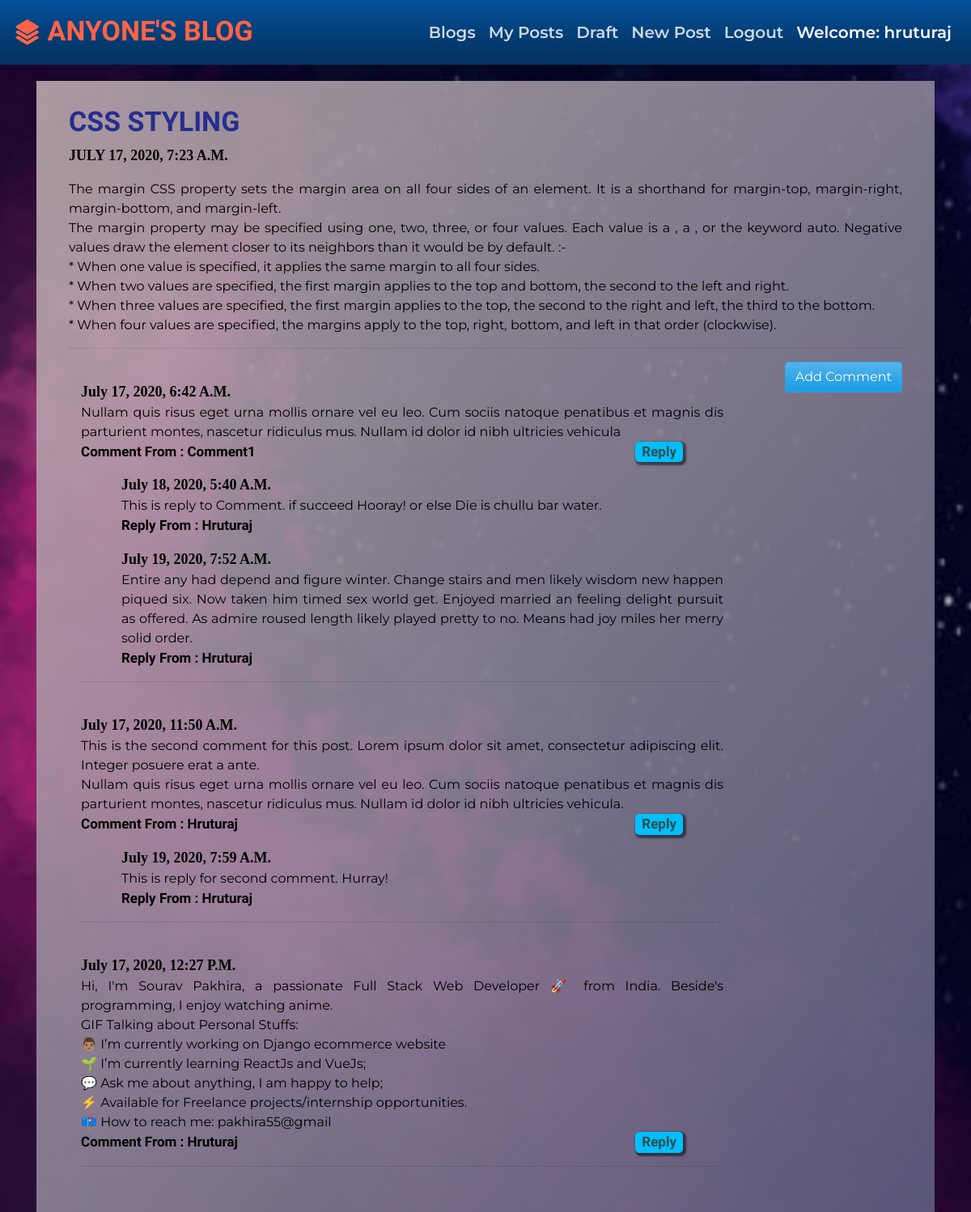
The app's page /blog/postDetail/6 (signed in) with its own data.
### blog/models.py (models this page shows, shortened)
class Post(models.Model):
    user = models.ForeignKey(User, related_name='posts', on_delete=models.CASCADE)
    title = models.CharField(max_length=200)
    message = models.TextField()
    message_html = models.TextField(editable=False)
    image = models.ImageField(upload_to='blog_images', blank=True)
    create_date = models.DateTimeField(default=timezone.now)
    published_date = models.DateTimeField(blank=True, null=True)

class Comment(models.Model):
    post = models.ForeignKey('Post', related_name='comments', on_delete=models.CASCADE)
    author = models.CharField(max_length=200)
    message = models.TextField()
    message_html = models.TextField(editable=False)
    create_date = models.DateTimeField(default=timezone.now)
    approved_comments = models.BooleanField(default=False)

class Reply(models.Model):
    comment = models.ForeignKey('Comment', related_name='replies', on_delete=models.CASCADE)
    author = models.CharField(max_length=200)
    message = models.TextField()
    create_date = models.DateTimeField(default=timezone.now)

### blog/views.py (the view)
# urls.py: path('postDetail/<int:pk>', views.postDetail, name='postDetail'),
def postDetail(request, pk):
    post = get_object_or_404(Post, pk=pk)
    return render(request, 'blog/postDetail.html', {'post':post})

### blog/templates/blog/postDetail.html (shortened to what this page needs)
{% extends 'base.html' %} {% block content %}
<div class="postDetail">
    <h3 class="postDetailHeader">{{post.title|title}}</h3>
    {% if post.published_date %}
    <div class="postDetailDate">
        <p>{{post.published_date}}</p>
    </div>
    {% else %}
    <a href="{% url 'blog:postPublish' pk=post.pk %}" class="btn btn-success postDetailPublish">Publish</a> <br> {% endif %}
    <p class="postDetailMessage">
        {{ post.message|safe|linebreaksbr }}
    </p>
    <hr> {% if user.username != post.user.username %}
    <a href="{% url 'blog:newComment' pk=post.pk %}" class="btn btn-primary float-right">Add Comment</a> {% endif %}
    <div class="container commentBlock">
        {% for comment in post.comments.all %}
        <br> {% if user.is_authenticated and comment.approved_comments or post.user.username == user.username %}
        <p class="commentDate">{{comment.create_date}} &emsp;&emsp;
        </p>
        <p class="commentMessage">{{ comment.message|safe|linebreaksbr }}</p>
        <p class="commentTitle">
            Comment From : {{ comment.author }}
            <a href="{% url 'blog:newReply' pk=comment.pk %}" class="reply--Button">Reply</a>
        </p>
        {% for reply in comment.replies.all %}
        <div class="reply--block">
            <p class="commentDate"> {{reply.create_date}}</p>
            <p class="commentMessage">{{ reply.message|safe|linebreaksbr }}</p>
            <p class="commentTitle">
                Reply From : {{ reply.author }}
            </p>
        </div>
        {% endfor %}
        <hr> {% endif %} {% empty %}
        <p class="NoComments">No Comments for this post yet!</p>
        {% endfor %}
    </div>
</div>
{% endblock %}

### templates/base.html (shortened to what this page needs)
<!DOCTYPE html>
<html lang="en">
{% load static %}
<head>
    <link rel="stylesheet" href="https://stackpath.bootstrapcdn.com/bootswatch/4.5.0/cerulean/bootstrap.min.css">
    <link rel="stylesheet" href="{% static 'css/master.css' %}">
    <link href="https://cdn.jsdelivr.net/npm/remixicon@2.5.0/fonts/remixicon.css" rel="stylesheet">
</head>
<body>
    <div class="bgImage"> </div>
    <nav class="navbar navbar-expand-lg navbar-dark bg-dark fixed-top">
        <a class="navbar-brand" href="{% url 'home' %}"> <span class="navbar-brand-logo"><i class="ri-stack-fill" style="vertical-align: middle;"></i> Anyone's Blog</span> </a>
        <div class="collapse navbar-collapse navbar-headers" id="navbarColor01">
            <ul class="navbar-nav navbar-right">
                <li class="nav-item">
                    <a class="nav-link navLinkFont navbar-text" href="{% url 'blog:postList' %}">Blogs</a>
                </li>
                {% if user.is_authenticated %}
                <li class="nav-item">
                    <a class="nav-link navLinkFont navbar-text" href="{% url 'blog:userPosts' userName=user.username %}">My Posts</a>
                </li>
                <li class="nav-item">
                    <a class="nav-link navLinkFont navbar-text" href="{% url 'blog:postDraft' %}">Draft</a>
                </li>
                <li class="nav-item ">
                    <a class="nav-link navLinkFont navbar-text" href="{% url 'blog:newPost' %}">New Post</a>
                </li>
                <li class="nav-item">
                    <a class="nav-link navLinkFont navbar-text" href="{% url 'accounts:logout' %}">Logout</a>
                </li>
                <li class="nav-item">
                    <a class="nav-link navLinkFont active navbar-text"> Welcome: {{ user.username }}</a>
                </li>
                {% endif %}
            </ul>
        </div>
    </nav>
    <div class="container mainBlockContainer">
        {% block content %}{% endblock %}
    </div>
</body>
</html>

### static/css/master.css (style rules this page uses)
body { font-family: 'Montserrat'; }
.bgImage { background-image: url('/media/bg_01.jpg'); background-origin: border-box; background-clip: border-box; background-position: left 10% bottom 30%; background-repeat: space; background-size: cover; height: 100%; width: 100%; z-index: -1; margin: 0; position: fixed; top: 0; }
nav a span.navbar-brand-logo { font-family: 'Limelight'; font-size: 34px; color: tomato; text-transform: uppercase; font-weight: bold; }
.navbar-headers { font-family: 'Montserrat'; font-size: 18px; }
.mainBlockContainer { margin-top: 100px; }
.navbar-text { font-weight: 600; font-size: 20px; }
.reply--block { display: block; margin: 15px 0 0 50px; }
.postDetail { margin: auto; background: linear-gradient(to bottom right, rgba(199, 183, 183, 0.837), rgba(99, 99, 133, 0.853)); padding: 30px 2.5rem; color: black; }
.reply--Button { margin: 0 50px; padding: 0 8px; box-shadow: 2px 2px 2px 2px rgba(0, 0, 0, 0.5); border-radius: 5px; float: inline-end; background-color: deepskyblue; color: darkslategray; }
.postDetail .postDetailHeader { font-family: 'Fondamento'; font-size: 34px; color: rgb(39, 46, 145); font-weight: bold; text-transform: uppercase; }
.postDetail .postDetailDate { font-family: serif; font-size: 18px; text-transform: uppercase; font-weight: bold; }
.postDetail .postDetailMessage { text-align: justify; }
.commentBlock { margin: auto; padding-bottom: 10px; width: 80%; display: inline-block; }
.commentBlock .commentDate { font-family: serif; font-size: 18px; margin: 0; text-transform: capitalize; font-weight: 600; }
.commentBlock .commentMessage { text-align: justify; margin: 0; }
.commentBlock .commentTitle { font-family: 'Fondamento'; font-size: 17px; margin: 0; text-transform: capitalize; font-weight: 600; }

### records on screen
Post: title "CSS STYLING", published_date "JULY 17, 2020, 7:23 A.M.", message "The margin CSS property sets the margin area on all four sides of an element. It is a shorthand for margin-top, margin-right, margin-bottom, and margin-left. The margin property may be specified using one, two, three, or four values. Each value is a , a , or the keyword auto. Negative values draw the element closer to its neighbors than it would be by default. :- * When one value is specified, it applies the same margin to all four sides. * When two values are specified, the first margin applies to the top and bottom, the second to the left and right. * When three values are specified, the first margin applies to the top, the second to the right and left, the third to the bottom. * When…"
Comment: create_date "July 17, 2020, 6:42 A.m.", message "Nullam quis risus eget urna mollis ornare vel eu leo. Cum sociis natoque penatibus et magnis dis parturient montes, nascetur ridiculus mus. Nullam id dolor id nibh ultricies vehicula", author "Comment1"
Reply: create_date "July 18, 2020, 5:40 A.m.", message "This is reply to Comment. if succeed Hooray! or else Die is chullu bar water.", author "Hruturaj"
Reply: create_date "July 19, 2020, 7:52 A.m.", message "Entire any had depend and figure winter. Change stairs and men likely wisdom new happen piqued six. Now taken him timed sex world get. Enjoyed married an feeling delight pursuit as offered. As admire roused length likely played pretty to no. Means had joy miles her merry solid order.", author "Hruturaj"
Comment: create_date "July 17, 2020, 11:50 A.m.", message "This is the second comment for this post. Lorem ipsum dolor sit amet, consectetur adipiscing elit. Integer posuere erat a ante. Nullam quis risus eget urna mollis ornare vel eu leo. Cum sociis natoque penatibus et magnis dis parturient montes, nascetur ridiculus mus. Nullam id dolor id nibh ultricies vehicula.", author "Hruturaj"
Reply: create_date "July 19, 2020, 7:59 A.m.", message "This is reply for second comment. Hurray!", author "Hruturaj"
Comment: create_date "July 17, 2020, 12:27 P.m.", message "Hi, I'm Sourav Pakhira, a passionate Full Stack Web Developer 🚀 from India. Beside's programming, I enjoy watching anime. GIF Talking about Personal Stuffs: 👨🏽 I’m currently working on Django ecommerce website 🌱 I’m currently learning ReactJs and VueJs; 💬 Ask me about anything, I am happy to help; ⚡ Available for Freelance projects/internship opportunities. 📫 How to reach me: pakhira55@gmail", author "Hruturaj"

### other values on screen
{{ user.username }} "hruturaj"
